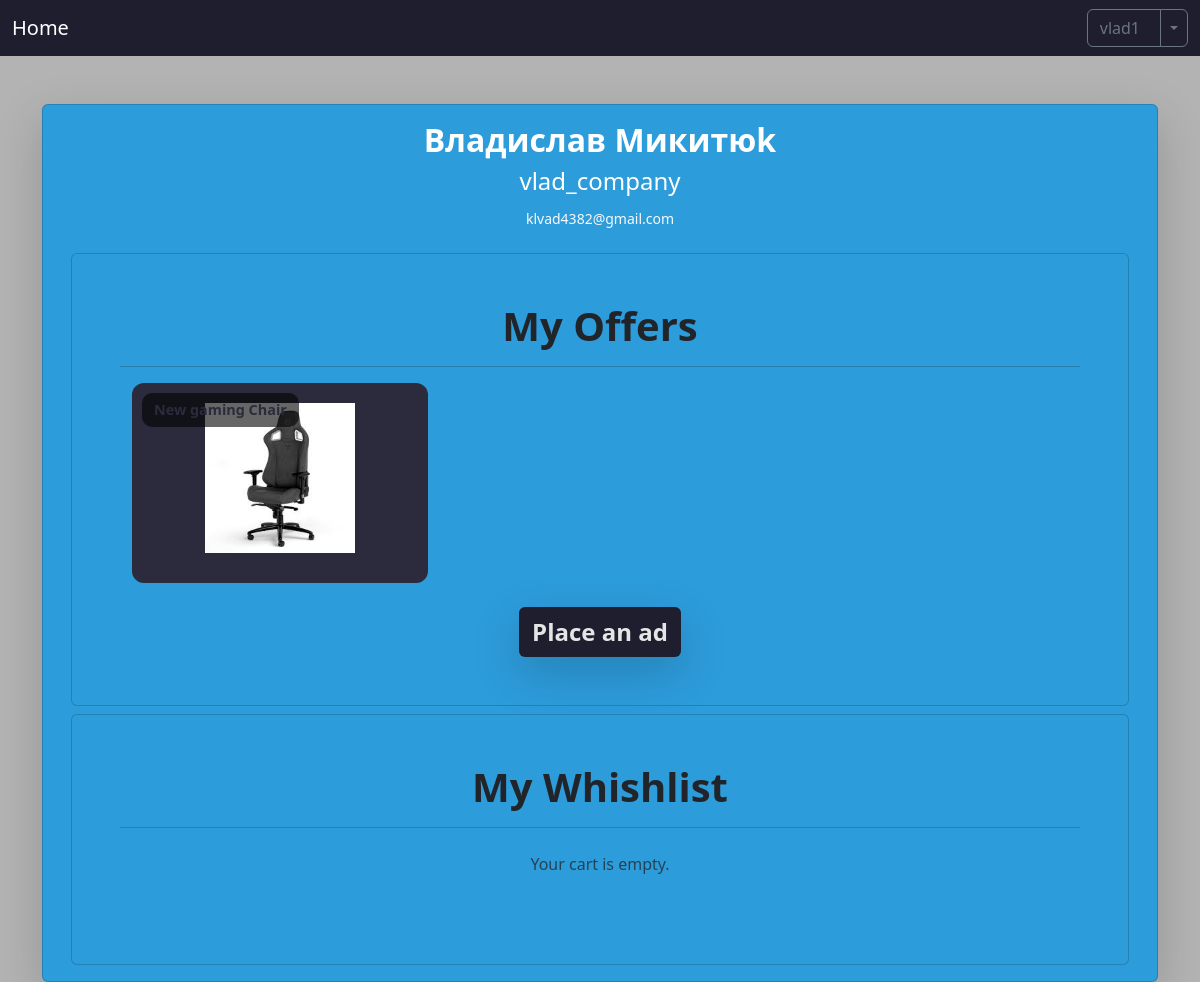
/profile/ (signed in), run on an earlier commit of the app's database.
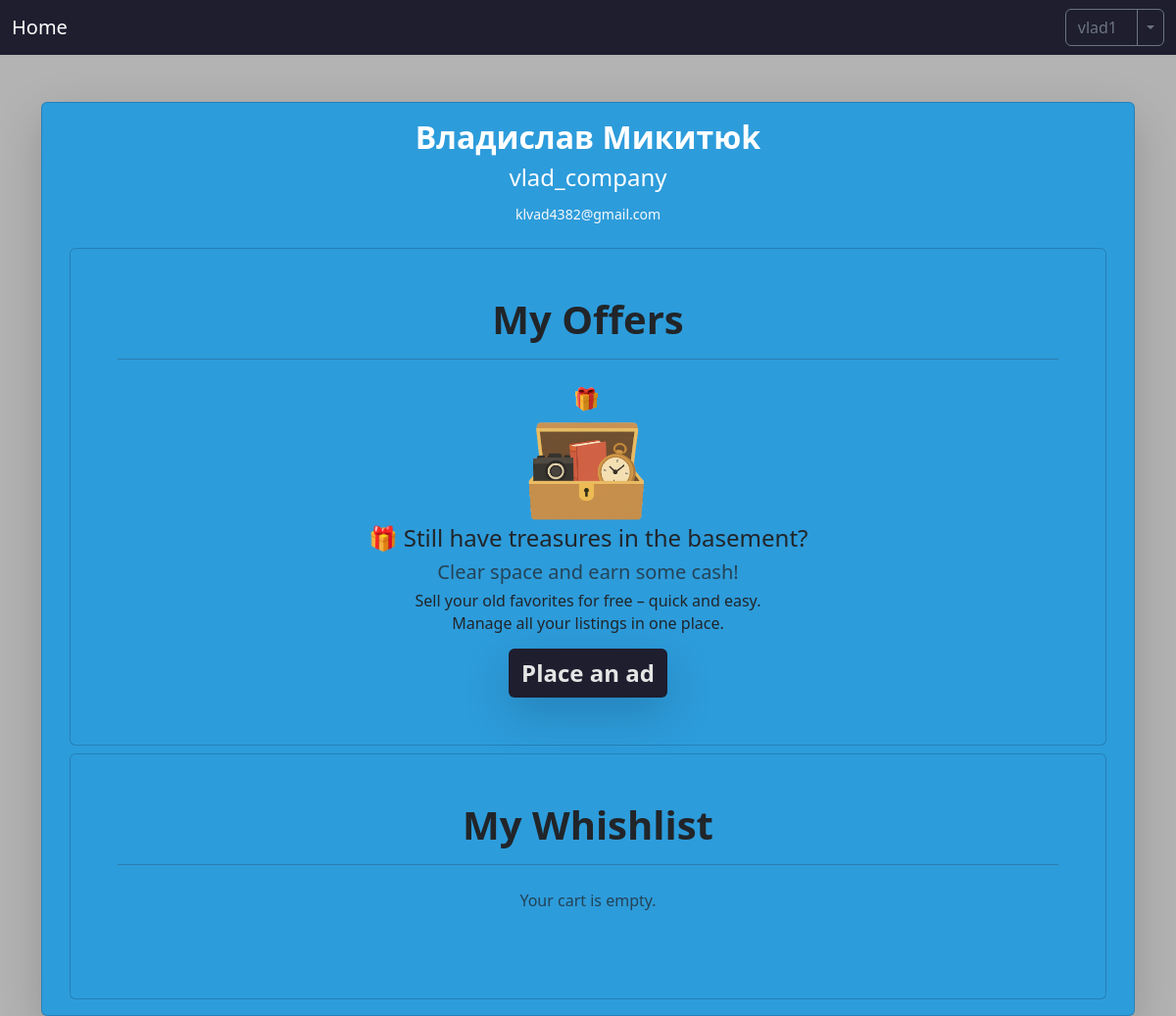
And on a later commit of the database.
### main/models/listing.py (models this page shows)
class Listing(models.Model):
    category = models.ForeignKey('main.Category', related_name='products', on_delete=models.SET_NULL, null=True)
    sub_category = models.ForeignKey('main.SubCategory', related_name='products', on_delete=models.SET_NULL, null=True)
    types = models.ForeignKey('main.Types', related_name='products', on_delete=models.SET_NULL, null=True)
    title = models.CharField(max_length=300)
    price = models.DecimalField(max_digits=10, decimal_places=2)
    type_of_price = models.CharField(max_length=20, choices=PriceTypeChoices.choices, default=PriceTypeChoices.FIXED_PRICE)
    description = models.TextField()
    pictures = models.ImageField(upload_to='listing_images/')
    user = models.ForeignKey(User, on_delete=models.CASCADE, null=True)
    telephone_number = models.CharField(max_length=100)

### user/views.py (the view)
# urls.py: path('profile/', views.ProfileView.as_view(), name='profile'),
class ProfileView(LoginRequiredMixin,  TemplateView):
    http_method_names = ['post', 'get']
    template_name = 'profile.html'
    def get_context_data(self, **kwargs):
        context = super().get_context_data(**kwargs)
        context['user_listings'] = Listing.objects.filter(user=self.request.user)
        context['cart_items'] = CartItem.objects.filter(user=self.request.user)
        return context

### user/templates/profile.html (shortened to what the changed rows need)
{% extends 'base/base.html' %}
{% load static %}
{% block content %}
<link rel="stylesheet" href="{% static 'styles/card-styles.css' %}">
<div class="container mt-5">
  <div class="card mx-auto shadow-lg" style="max-width: auto; background-color: #2D9CDB;">
    <div class="card-body text-center text-white">
      {% if request.user.is_seller %}
        <h2 class="card-title fw-bold mb-2">{{ request.user.seller_fullname }}</h2>
      {% else %}
        <h2 class="card-title fw-bold mb-2">{{ request.user.username }}</h2>
        <p class="card-subtitle text-light small mb-4">{{ request.user.email }}</p>
        <a href="{% url 'user:seller-registration' request.user.id %}" class="btn btn-outline-light btn-sm">
          Seller registration
        </a>
      {% endif %}
<div class="container mt-2">
  <div class="card mx-auto" style="max-width: auto; background-color: #2D9CDB;">
    <div class="card-body text-center p-5">
      <h1 class="mb-3 fw-bold ">My Offers</h1>
      <hr class="my-3">
      {% if request.user.is_seller %}
      {% if user_listings %}
      <div class="container">
        <div class="row">
          {% for listing in user_listings %}
            <div class="col-12 col-sm-6 col-md-4 mb-4">
              <div class="tilted-card-container">
                <div class="tilted-card" data-title="{{ listing.title }}">
                  <a href="{% url 'listing-detail' listing.id %}" class="text-decoration-none">
                    <img src="{{ listing.pictures.url }}" alt="listing img" class="img-fluid">
                    <div class="overlay">{{ listing.title }}</div>
                  </a>
                </div>
              </div>
            </div>
          {% endfor %}
        </div>
      </div>
      {% else %}
        <img src="/static/img/offers.png" alt="Special Offers" class="img-fluid" style="width: 150px; max-width: 100%;">
        <h2 class="mb-2 fs-4">🎁 Still have treasures in the basement?</h2>
        <h4 class="text-muted mb-2 fs-5">Clear space and earn some cash!</h4>
        <h5 class="mb-1 fs-6">Sell your old favorites for free – quick and easy.</h5>
        <h5 class="mb-3 fs-6">Manage all your listings in one place.</h5>
      {% endif %}
      <a href="/listing-create" type="button" class="btn shadow-lg fw-bold fs-4 " style="background-color: #1E1E2F; color: #E5E5E5;">
        Place an ad
      </a>
      {% else %}
        <h2 class="mb-2 fs-4">Register a seller account to make your offers.</h2>
      {% endif %}
    </div>
  </div>
</div>
<div class="container mt-2">
  <div class="card mx-auto" style="max-width: auto; background-color: #2D9CDB;">
    <div class="card-body text-center p-5">
      <h1 class="mb-3 fw-bold ">My Whishlist</h1>
    </div>
  </div>
</div>
{% endblock %}

What changed in the data, as far as the page shows it:
removed Listing: pictures (picture), title "New…"
Also different on the page:
text now shown: "🎁 Still have treasures in the basement? Clear space and earn some cash! Sell your old favorites for free – quick and easy. Manage all your listings in one place."
